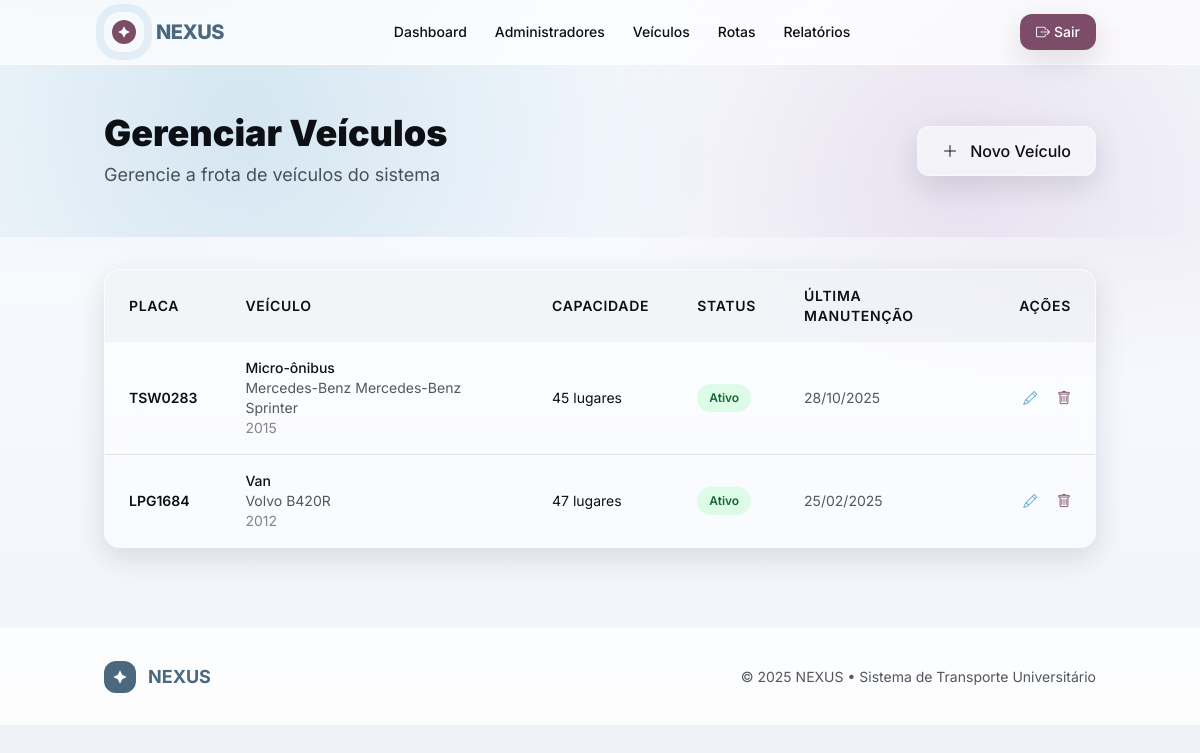
Page /manager/vehicles (signed in) on the committed database.
### tables this page shows
CREATE TABLE `vehicles` (
  `id` int(11) NOT NULL,
  `type` varchar(50) NOT NULL,
  `plate` varchar(10) NOT NULL,
  `model` varchar(50) NOT NULL,
  `brand` varchar(50) NOT NULL,
  `year` int(11) NOT NULL,
  `capacity` int(11) NOT NULL,
  `driver_id` int(11) DEFAULT NULL,
  `mileage` int(11) DEFAULT 0,
  `fuel_type` varchar(20) DEFAULT NULL,
  `status` enum('Ativo','Inativo','Em Manutenção') DEFAULT 'Ativo',
  `last_maintenance` date NOT NULL,
  `next_maintenance` date DEFAULT NULL,
  `chassis_number` varchar(17) DEFAULT NULL,
  `notes` text DEFAULT NULL,
  `active` tinyint(1) DEFAULT 1,
  `created_at` timestamp NOT NULL DEFAULT current_timestamp(),
  `updated_at` timestamp NOT NULL DEFAULT current_timestamp() ON UPDATE current_timestamp()
);

### app/controllers/VehicleController.php (called while the page is built, shortened)
<?php
require_once __DIR__ . '/../models/Vehicle.php';
class VehicleController extends BaseController {
    private $vehicle;
    public function __construct() {
        $this->vehicle = new Vehicle();
    }
    public function index() {
        $vehicles = $this->vehicle->getAll();
        require __DIR__ . '/../views/manager/vehicles/index.php';
    }
}

### index.php (called while the page is built, shortened)
<?php
require_once 'app/core/Router.php';
require_once 'app/controllers/VehicleController.php';
$router = new Router();
$router->addRoute('GET', '/', 'HomeController@about');
$router->addRoute('GET', '/home/about', 'HomeController@about');
$router->addRoute('GET', '/login', 'AuthController@login');
$router->addRoute('POST', '/login', 'AuthController@login');
$router->addRoute('GET', '/register', 'AuthController@register');
$router->addRoute('POST', '/register', 'AuthController@register');
$router->addRoute('GET', '/logout', 'AuthController@logout');
$router->addRoute('GET', '/dashboard', 'DashboardController@index');
$router->addRoute('GET', '/student/reservations', 'StudentController@reservations');
$router->addRoute('POST', '/student/reservations', 'StudentController@reservations');
$router->addRoute('POST', '/student/cancel-reservation', 'StudentController@cancelReservation');
$router->addRoute('GET', '/student/profile', 'StudentController@profile');
$router->addRoute('GET', '/student/digital-card', 'StudentController@digitalCard');
$router->addRoute('GET', '/manager/vehicles', 'VehicleController@index');
$router->addRoute('GET', '/manager/vehicles/create', 'VehicleController@create');
$router->addRoute('POST', '/manager/vehicles', 'VehicleController@store');
$router->addRoute('GET', '/manager/vehicles/edit/{id}', 'VehicleController@edit');
$router->addRoute('POST', '/manager/vehicles/update/{id}', 'VehicleController@update');
$router->addRoute('POST', '/manager/vehicles/delete/{id}', 'VehicleController@delete');
$router->addRoute('GET', '/manager/routes', 'RouteController@index');
$router->addRoute('GET', '/manager/routes/create', 'RouteController@create');
$router->addRoute('POST', '/manager/routes', 'RouteController@store');
$router->addRoute('GET', '/manager/routes/edit/{id}', 'RouteController@edit');
$router->addRoute('POST', '/manager/routes/update/{id}', 'RouteController@update');
$router->addRoute('POST', '/manager/routes/delete/{id}', 'RouteController@delete');
$router->addRoute('GET', '/manager/users', 'UserController@index');
$router->addRoute('GET', '/manager/users/create', 'UserController@create');
$router->addRoute('POST', '/manager/users', 'UserController@store');
$router->addRoute('GET', '/manager/users/edit/{id}', 'UserController@edit');
$router->addRoute('POST', '/manager/users/update/{id}', 'UserController@update');
$router->addRoute('POST', '/manager/users/delete/{id}', 'UserController@delete');
$router->addRoute('GET', '/driver/scan/checkin', 'DriverController@checkin');
$router->addRoute('POST', '/driver/scan/checkin', 'DriverController@checkin');
$router->addRoute('GET', '/driver/definition/vehicle', 'DriverController@selectVehicle');
$router->addRoute('POST', '/driver/definition/vehicle', 'DriverController@selectVehicle');
$router->addRoute('GET', '/driver/passengers', 'DriverController@passengersByRoute');
$router->addRoute('GET', '/driver/definition/routes', 'DriverController@manageRoutes');
$router->addRoute('POST', '/driver/definition/routes', 'DriverController@manageRoutes');
$router->addRoute('GET', '/driver/reports/attendance-report', 'DriverController@attendanceReport');
$router->addRoute('GET', '/driver/definition/communication', 'DriverController@communication');
$router->addRoute('POST', '/driver/definition/communication', 'DriverController@communication');
$router->addRoute('GET', '/driver/definition/profile', 'DriverController@profile');
$router->addRoute('POST', '/driver/definition/profile', 'DriverController@profile');
$router->addRoute('GET', '/driver/definition/requests', 'DriverController@requests');
$router->addRoute('POST', '/driver/definition/requests', 'DriverController@requests');
$router->addRoute('GET', '/driver/reports/import', 'DriverController@importReservations');
$router->addRoute('POST', '/driver/reports/import', 'DriverController@importReservations');
$router->addRoute('GET', '/driver/definition/return-routes', 'DriverController@setReturnRoute');
$router->addRoute('POST', '/driver/definition/return-routes', 'DriverController@setReturnRoute');
$router->addRoute('GET', '/driver/reports/export', 'DriverController@exportReports');
$router->addRoute('GET', '/student/definition/reservations', 'StudentController@reservations');
$router->addRoute('POST', '/student/definition/reservations', 'StudentController@reservations');
$router->addRoute('GET', '/student/definition/profile', 'StudentController@profile');
$router->addRoute('POST', '/student/definition/profile', 'StudentController@profile');
$router->addRoute('GET', '/student/card/digital-card', 'StudentController@digitalCard');
$router->addRoute('GET', '/student/definition/return-routes', 'StudentController@returnRoutes');
$router->addRoute('POST', '/student/mark-all-notifications-read', 'StudentController@markAllNotificationsAsRead');
$router->addRoute('GET', '/notifications/stream', 'NotificationStreamController@stream');
$router->addRoute('GET', '/notifications/unread-count', 'NotificationStreamController@getUnreadCount');
$router->addRoute('GET', '/student/notifications', 'StudentController@notifications');
$router->addRoute('POST', '/student/notifications/mark-read', 'StudentController@markNotificationAsRead');
$router->addRoute('POST', '/student/notifications/mark-all-read', 'StudentController@markAllNotificationsAsRead');
$router->addRoute('POST', '/student/notifications/delete', 'StudentController@deleteNotification');
$router->dispatch();
?>

### app/config/database.php (called while the page is built)
<?php
class DatabaseConfig {
    private static $host = 'localhost';
    private static $dbname = 'nexus';
    private static $username = 'root';
    private static $password = '';
    public static function getConnection() {
        try {
            $conn = new PDO(
                "mysql:host=" . self::$host . ";dbname=" . self::$dbname . ";charset=utf8",
                self::$username,
                self::$password,
                [
                    PDO::ATTR_ERRMODE => PDO::ERRMODE_EXCEPTION,
                    PDO::ATTR_DEFAULT_FETCH_MODE => PDO::FETCH_ASSOC
                ]
            );
            return $conn;
        } catch (PDOException $e) {
            die("Erro de conexão: " . $e->getMessage());
        }
    }
}
?>

### app/models/Vehicle.php (called while the page is built, shortened)
<?php
require_once 'Database.php';
class Vehicle extends Database {
    public function getAll() {
        $sql = "SELECT * FROM vehicles ORDER BY created_at DESC";
        try {
            $stmt = $this->executeQuery($sql);
            return $this->fetchAll($stmt);
        } catch (PDOException $e) {
            error_log("Erro ao listar veículos: " . $e->getMessage());
            return [];
        }
    }
}

### app/models/Database.php (called while the page is built, shortened)
<?php
require_once __DIR__ . '/../config/database.php';
class Database {
    protected $conn;
    public function __construct() {
        $this->conn = DatabaseConfig::getConnection();
    }
    public function executeQuery($sql, $params = []) {
        try {
            $stmt = $this->conn->prepare($sql);
            $stmt->execute();
            return $stmt;
        } catch (PDOException $e) {
            error_log("Erro na query: " . $e->getMessage());
            error_log("SQL: " . $sql);
            error_log("Params: " . print_r($params, true));
            throw $e;
        }
    }
    public function fetchAll($stmt) {
        return $stmt->fetchAll(PDO::FETCH_ASSOC);
    }
}
?>

### app/views/manager/vehicles/index.php (the view, shortened to what this page needs)
<?php require_once __DIR__ . '/../../layouts/header.php'; ?>
<section class="gradient-hero py-12">
    <div class="container mx-auto px-4">
        <div class="flex flex-col md:flex-row justify-between items-start md:items-center gap-6">
            <div>
                <h1 class="text-3xl md:text-4xl font-black text-nexus-ink mb-2">
                    Gerenciar Veículos
                </h1>
                <p class="text-nexus-ink/70 text-lg">Gerencie a frota de veículos do sistema</p>
            </div>
            <a href="/nexus/manager/vehicles/create" class="frost px-6 py-3 rounded-xl text-nexus-ink font-medium shadow-soft hover:shadow-glow transition-all border border-white/40">
                <i class="bi bi-plus-lg mr-2"></i> Novo Veículo
            </a>
        </div>
    </div>
</section>
<main class="container mx-auto py-8 px-4">
    <div class="frost rounded-2xl shadow-soft overflow-hidden" data-aos="fade-up">
        <div class="overflow-x-auto">
            <table class="w-full">
                <thead class="bg-nexus-a/5">
                    <tr>
                        <th class="px-6 py-4 text-left text-sm font-semibold text-nexus-ink uppercase tracking-wider">
                            Placa
                        </th>
                        <th class="px-6 py-4 text-left text-sm font-semibold text-nexus-ink uppercase tracking-wider">
                            Veículo
                        </th>
                        <th class="px-6 py-4 text-left text-sm font-semibold text-nexus-ink uppercase tracking-wider">
                            Capacidade
                        </th>
                        <th class="px-6 py-4 text-left text-sm font-semibold text-nexus-ink uppercase tracking-wider">
                            Status
                        </th>
                        <th class="px-6 py-4 text-left text-sm font-semibold text-nexus-ink uppercase tracking-wider">
                            Última Manutenção
                        </th>
                        <th class="px-6 py-4 text-right text-sm font-semibold text-nexus-ink uppercase tracking-wider">
                            Ações
                        </th>
                    </tr>
                </thead>
                <tbody class="divide-y divide-nexus-ink/10">
                    <?php foreach ($vehicles as $vehicle): ?>
                    <tr class="hover:bg-nexus-b/5 transition-colors">
                        <td class="px-6 py-4 whitespace-nowrap">
                            <div class="text-sm font-semibold text-nexus-ink">
                                <?php echo htmlspecialchars($vehicle['plate']); ?>
                            </div>
                        </td>
                        <td class="px-6 py-4">
                            <div class="text-sm font-medium text-nexus-ink">
                                <?php echo htmlspecialchars($vehicle['type']); ?>
                            </div>
                            <div class="text-sm text-nexus-ink/70">
                                <?php echo htmlspecialchars($vehicle['brand'] . ' ' . $vehicle['model']); ?>
                            </div>
                            <div class="text-sm text-nexus-ink/50">
                                <?php echo htmlspecialchars($vehicle['year']); ?>
                            </div>
                        </td>
                        <td class="px-6 py-4 whitespace-nowrap">
                            <div class="text-sm text-nexus-ink">
                                <?php echo htmlspecialchars($vehicle['capacity']); ?> lugares
                            </div>
                        </td>
                        <td class="px-6 py-4 whitespace-nowrap">
                            <span class="px-3 py-1 inline-flex text-xs leading-5 font-semibold rounded-full
                                <?php
                                $statusClass = match($vehicle['status']) {
                                    'Ativo' => 'bg-green-100 text-green-800',
                                    'Em Manutenção' => 'bg-yellow-100 text-yellow-800',
                                    'Em Reparo' => 'bg-orange-100 text-orange-800',
                                    'Inativo' => 'bg-red-100 text-red-800',
                                    'Vendido' => 'bg-gray-100 text-gray-800',
                                    default => 'bg-gray-100 text-gray-800'
                                };
                                echo $statusClass;
                                ?>">
                                <?php echo htmlspecialchars($vehicle['status']);
                                ?>
                            </span>
                        </td>
                        <td class="px-6 py-4 whitespace-nowrap text-sm text-nexus-ink/70">
                            <?php echo $vehicle['last_maintenance'] ? date('d/m/Y', strtotime($vehicle['last_maintenance'])) : 'N/A'; ?>
                        </td>
                        <td class="px-6 py-4 whitespace-nowrap text-right text-sm font-medium">
                            <a href="/nexus/manager/vehicles/edit/<?php echo $vehicle['id']; ?>"
                               class="text-nexus-b hover:text-nexus-a mr-4 transition-colors" title="Editar">
                                <i class="bi bi-pencil"></i>
                            </a>
                            <button onclick="confirmDelete(<?php echo $vehicle['id']; ?>)"
                                    class="text-nexus-f hover:text-nexus-e transition-colors" title="Excluir">
                                <i class="bi bi-trash"></i>
                            </button>
                        </td>
                    </tr>
                    <?php endforeach; ?>
                </tbody>
            </table>
        </div>
    </div>
</main>
<?php require_once __DIR__ . '/../../layouts/footer.php'; ?>

### app/core/Router.php (shortened to what this page needs)
<?php
class Router {
    private $routes = [];
    public function addRoute($method, $path, $controllerAction) {
        $this->routes[] = [
            'method' => $method,
            'path' => $path,
            'controllerAction' => $controllerAction
        ];
    }
    public function dispatch() {
        $requestMethod = $_SERVER['REQUEST_METHOD'];
        $requestUri = parse_url($_SERVER['REQUEST_URI'], PHP_URL_PATH);
        $scriptName = $_SERVER['SCRIPT_NAME'];
        $baseDir = rtrim(dirname($scriptName), '\\/');
        if ($baseDir && $baseDir !== '.') {
            if (strpos($requestUri, $baseDir) === 0) {
                $requestUri = substr($requestUri, strlen($baseDir));
            }
        }
        foreach ($this->routes as $route) {
            $pattern = preg_replace('/\{([a-zA-Z]+)\}/', '(?P<\1>[^/]+)', $route['path']);
            $pattern = '@^' . $pattern . '$@D';
            if ($route['method'] === $requestMethod && preg_match($pattern, $requestUri, $matches)) {
                list($controller, $action) = explode('@', $route['controllerAction']);
                $controllerInstance = new $controller();
                $params = array_filter($matches, function($key) {
                    return !is_numeric($key);
                }, ARRAY_FILTER_USE_KEY);
                call_user_func_array([$controllerInstance, $action], array_values($params));
                return;
            }
        }
    }
}
?>

### rows in the picture
vehicles: plate "TSW0283", type "Micro-ônibus", brand+model "Mercedes-Benz Mercedes-Benz Sprinter", year "2015", capacity "45", status "Ativo", last_maintenance "28/10/2025"
vehicles: plate "LPG1684", type "Van", brand+model "Volvo B420R", year "2012", capacity "47", status "Ativo", last_maintenance "25/02/2025"
